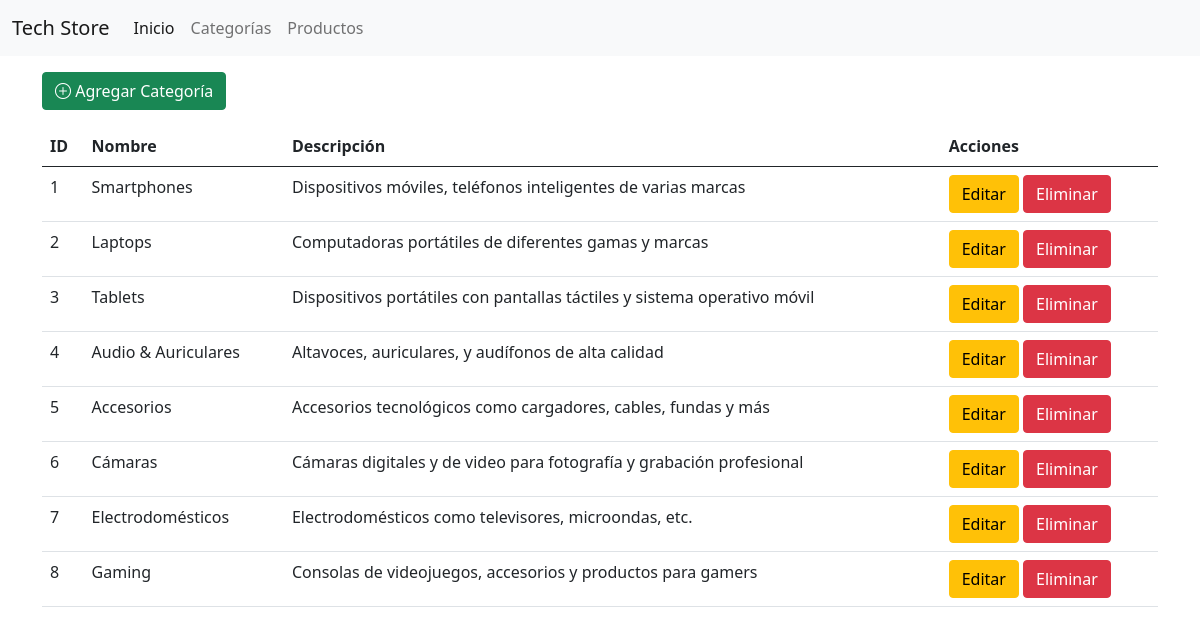
/view/categoryview.php, run on the app's committed database.
### tables this page shows
CREATE TABLE `categories` (
  `id` int(11) NOT NULL,
  `name` varchar(255) NOT NULL,
  `description` text DEFAULT NULL
);

### data/categorydata.php (called while the page is built, shortened)
<?php
include_once '../domain/category.php';
class CategoryData
{
  public function getCategories()
  {
    try {
      $connection = Data::getInstance();
      $sql = $connection->prepare("SELECT * FROM categories");
      $sql->execute();
      $categories = [];
      foreach ($sql->fetchAll() as $row) {
        $categories[] = new Category(
          $row['id'],
          $row['name'],
          $row['description']
        );
      }
      return $categories;
    } catch (PDOException $e) {
      echo "Error: " . $e->getMessage();
      return [];
    }
  }
}

### business/categorybusiness.php (called while the page is built, shortened)
<?php
include_once '../data/categorydata.php';
class CategoryBusiness
{
  private $data;
  public function __construct()
  {
    $this->data = new CategoryData();
  }
  public function getCategories()
  {
    return $this->data->getCategories();
  }
}

### domain/category.php (called while the page is built)
<?php
class Category
{
  private $id;
  private $name;
  private $description;
  public function __construct($id, $name, $description)
  {
    $this->id = $id;
    $this->name = $name;
    $this->description = $description;
  }
  public function getId()
  {
    return $this->id;
  }
  public function getName()
  {
    return $this->name;
  }
  public function getDescription()
  {
    return $this->description;
  }
}

### view/categoryview.php (the view, shortened to what this page needs)
<!DOCTYPE html>
<html lang="en">
<head>
  <link href="https://cdn.jsdelivr.net/npm/bootstrap@5.0.2/dist/css/bootstrap.min.css" rel="stylesheet">
  <link rel="stylesheet" href="https://cdn.datatables.net/2.1.8/css/dataTables.dataTables.css" />
  <link rel="stylesheet" href="https://cdn.jsdelivr.net/npm/bootstrap-icons@1.11.3/font/bootstrap-icons.min.css">
  <?php include_once "../business/categorybusiness.php"; ?>
</head>
<body>
  <?php include '../view/shared/navbar.php'; ?>
  <div class="container">
    <?php
    $categoriesBusiness = new CategoryBusiness();
    $categories = $categoriesBusiness->getCategories();
    if (empty($categories)) {
      echo "<p class='text-center text-danger mt-5'>No hay categorías registrados. Seleccione \"Agregar Categoría\" para registrar</p>";
    } else {
    ?>
      <button class="btn btn-success mb-3 mt-3" data-bs-toggle="modal" data-bs-target="#categoryModal" onclick="openModal('create')"><i class="bi bi-plus-circle"></i> Agregar Categoría</button>
      <table id="categoryTable" class="display table">
        <thead>
          <tr>
            <th>ID</th>
            <th>Nombre</th>
            <th>Descripci&oacute;n</th>
            <th>Acciones</th>
          </tr>
        </thead>
        <tbody>
          <?php
          foreach ($categories as $category) {
          ?>
            <tr>
              <td><?php echo $category->getId(); ?></td>
              <td><?php echo $category->getName(); ?></td>
              <td><?php echo $category->getDescription(); ?></td>
              <td>
                <button class="btn btn-warning" data-bs-toggle="modal" data-bs-target="#categoryModal"
                  onclick="openModal('edit', <?php echo $category->getId(); ?>, '<?php echo $category->getName(); ?>', '<?php echo $category->getDescription(); ?>')">
                  Editar
                </button>
                <a href="#" class="btn btn-danger" onclick="confirmDelete(<?php echo $category->getId(); ?>)">Eliminar</a>
              </td>
            </tr>
          <?php
          }
          ?>
        </tbody>
      </table>
    <?php
    }
    ?>
  </div>
</body>
</html>

### view/shared/navbar.php (shortened to what this page needs)
<nav class="navbar navbar-expand-lg navbar-light bg-light">
  <div class="container-fluid">
    <a class="navbar-brand" href="#">Tech Store</a>
    <div class="collapse navbar-collapse" id="navbarNavDropdown">
      <ul class="navbar-nav">
        <li class="nav-item">
          <a class="nav-link active" aria-current="page" href="http://localhost/inventorySystem/index.php">Inicio</a>
        </li>
        <li class="nav-item">
          <a class="nav-link" href="http://localhost/inventorySystem/view/categoryview.php">Categor&iacute;as</a>
        </li>
        <li class="nav-item">
          <a class="nav-link" href="http://localhost/inventorySystem/view/productview.php">Productos</a>
        </li>
      </ul>
    </div>
  </div>
</nav>

### data on the page
categories: id "1", name "Smartphones", description "Dispositivos móviles, teléfonos inteligentes de varias marcas"
categories: id "2", name "Laptops", description "Computadoras portátiles de diferentes gamas y marcas"
categories: id "3", name "Tablets", description "Dispositivos portátiles con pantallas táctiles y sistema operativo móvil"
categories: id "4", name "Audio & Auriculares", description "Altavoces, auriculares, y audífonos de alta calidad"
categories: id "5", name "Accesorios", description "Accesorios tecnológicos como cargadores, cables, fundas y más"
categories: id "6", name "Cámaras", description "Cámaras digitales y de video para fotografía y grabación profesional"
categories: id "7", name "Electrodomésticos", description "Electrodomésticos como televisores, microondas, etc."
categories: id "8", name "Gaming", description "Consolas de videojuegos, accesorios y productos para gamers"
